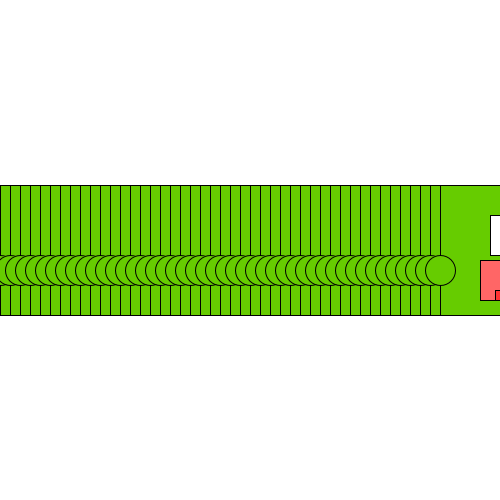
Frame 1 (no input)
Frame 60 (the mouse pressed at the canvas centre just before this capture): identical to frame 1, image omitted
Frame 120 (the mouse held since frame 60 and released just before this capture): identical to frame 1, image omitted

The Processing sketch that drew this single still picture (run headless with seeded random() and noise(); from frame 60 on, the mouse is pressed at the canvas centre):

// Processing sketch: processing_132020
// ── processing_132020.pde

/* OpenProcessing Tweak of *@*http://www.openprocessing.org/sketch/124919*@* */
/* !do not delete the line above, required for linking your tweak if you upload again */
int second = 0;
boolean cols = false;
color c1 = color(102, 204, 0);
int count = 0;
boolean dir = false;
int speed = 3;


void setup()
{
  size(500, 500);
  background(255);
}

void draw()
{
    for (int i = 0; i < 500; i = i + 10 ){
      stroke(0);
      fill(c1);
      rect( i-50, 250-65, 100, 130 );
      fill(255, 102, 102);
      rect( i-10, 250+10, 60, 40);
      fill(255, 51, 51);
      rect( i+5, 250+40, 20, 10);
      fill(255);
      rect( i, 250-35, 25, 40);
      fill(c1);
      ellipse( i-50, 250+20, 30, 30);

    }
}
